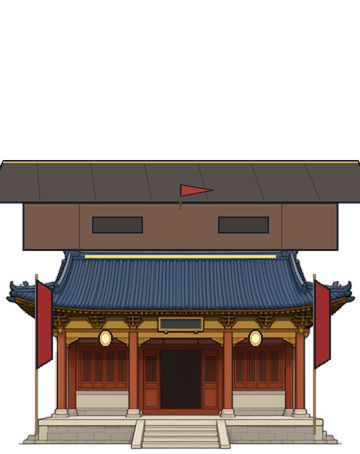
#> input picture assets/buildings/b01_shrine_lv3.png, 360 x 454 px
$ python gen_level_models.py
#> lines starting #> are read from the running program, lines starting #| are printed output that depends on the picture; after the words box and inside, x2 and y2 are one past the last pixel; in counts of white or black regions, pixels touching at a corner belong together
# -*- coding: utf-8 -*-
"""逐级建模：为「每一次升级都换一座独立的楼」补齐等级美术。

设计约定
- 输出 `assets/buildings/<name>.png`（1x 设计稿）+ `<name>@2x.png`（2 倍主稿，主稿才是原生分辨率）。
- 贴图一律底边对齐（游戏里按 `padBottom` 落在地平线上），所以「长高」= 画布向上扩，
  基座像素行不动，地面线自然保持不动。
- 建筑升级：以现有等级图作底，往上叠一层楼 / 加一圈雉堞，颜色从底图取样，保证同一栋楼。
- 地形升级（水田 / 盐田）：荒地另画，熟田 = 上一级 + 田埂 / 水光 / 盐堆 / 稻浪。
- 已存在的文件跳过，不会覆盖美术同学重画的稿子；`--force` 可强制重生成。

用法：python tools/gen_level_models.py [--force]
"""

import argparse
import os
import random

import numpy as np
from PIL import Image, ImageDraw

ROOT = os.path.dirname(os.path.dirname(os.path.abspath(__file__)))
BD = os.path.join(ROOT, 'assets', 'buildings')
BG = os.path.join(ROOT, 'assets', 'bg')
S = 2  # 原生工作分辨率倍数：先按 2x 画，再缩一半得到 1x 设计稿

OUTLINE = (26, 32, 44, 255)
GOLD = (214, 180, 92, 255)

random.seed(20240501)


# --------------------------------------------------------------------------- 工具

def path_of(name, folder=BD):
    return os.path.join(folder, name + '.png')


def load(*parts):
    return Image.open(os.path.join(ROOT, *parts)).convert('RGBA')


def tint(color, k=1.0, add=0):
    return tuple(max(0, min(255, int(c * k + add))) for c in color[:3]) + (255,)


def avg_color(arr, box):
    """取样一块区域里不透明像素的平均色。"""
    x0, y0, x1, y1 = [int(v) for v in box]
    sub = arr[max(0, y0):max(1, y1), max(0, x0):max(1, x1)]
    if sub.size == 0:
        return (128, 128, 128)
    m = sub[..., 3] > 60
    if not m.any():
        return (128, 128, 128)
    return tuple(int(v) for v in sub[m][: :3].mean(0))


def alpha_bbox(im):
    a = np.array(im)
    ys, xs = np.where(a[..., 3] > 10)
    if len(xs) == 0:
        return (0, 0, im.size[0], im.size[1])
    return (int(xs.min()), int(ys.min()), int(xs.max()) + 1, int(ys.max()) + 1)


def poly(d, pts, fill, outline=OUTLINE, width=4):
    pts = [(int(round(x)), int(round(y))) for x, y in pts]
    d.polygon(pts, fill=fill)
    d.line(pts + [pts[0]], fill=outline, width=width, joint='curve')


def save_pair(im, name, folder=BD):
    """写 2x 原生主稿 + 1x 设计稿（1x = 主稿等比缩一半，绝不放大）。"""
    if not os.path.isdir(folder):
        os.makedirs(folder)
    w, h = im.size
    im.save(path_of(name + '@2x', folder))
    one = im.resize((max(1, w // 2), max(1, h // 2)), Image.LANCZOS)
    one.save(path_of(name, folder))
    print('  生成 %-28s 1x=%-11s @2x=%s' % (name, one.size, im.size))


def exists(name, folder=BD):
    return os.path.exists(path_of(name, folder))


# --------------------------------------------------------------- 建筑：往上长一层

def stack_floor(d, cx0, cx1, y_base, fh, roof_c, wall_c, gold=True):
    """在 y_base（1x 像素，已乘 S）之上盖一层：墙身 + 飞檐。"""
    body_h = fh * 0.52
    eave = (cx1 - cx0) * 0.11
    x0, x1 = cx0 + (cx1 - cx0) * 0.05, cx1 - (cx1 - cx0) * 0.05
    wy0 = y_base - body_h
    d.rectangle([x0, wy0, x1, y_base], fill=tint(wall_c, 0.94), outline=OUTLINE, width=4)
    # 墙身木柱
    for fx in (0.18, 0.82):
        px = x0 + (x1 - x0) * fx
        d.line([(px, wy0 + 3), (px, y_base - 3)], fill=tint(wall_c, 0.7), width=3)
    # 飞檐
    ry1 = wy0
    ry0 = wy0 - fh * 0.44
    poly(
        d,
        [
            (x0 - eave, ry1),
            (x1 + eave, ry1),
            (x1 + eave * 0.5, ry0),
            (x0 - eave * 0.5, ry0),
        ],
        tint(roof_c, 1.02),
        width=4,
    )
    # 瓦垄
    n = 7
    for i in range(1, n):
        fx = i / float(n)
        tx = (x0 - eave) + (x1 + eave - (x0 - eave)) * fx
        d.line(
            [(tx, ry1 - 2), (tx - eave * 0.5 * (fx - 0.0) / 1.0, ry0 + 3)],
            fill=tint(roof_c, 0.78),
            width=2,
        )
    if gold:
        d.line(
            [(x0 - eave * 0.5, ry0 + 3), (x1 + eave * 0.5, ry0 + 3)], fill=GOLD, width=3
        )
    # 窗
    ww = (x1 - x0) * 0.16
    wyc = wy0 + body_h * 0.30
    for fx in (0.30, 0.70):
        px = x0 + (x1 - x0) * fx
        d.rectangle(
            [px - ww / 2, wyc, px + ww / 2, wyc + body_h * 0.34],
            fill=(64, 60, 56, 255),
            outline=OUTLINE,
            width=3,
        )
    return ry0


def extend_upwards(base_name, floors, out_name, floor_ratio=0.26):
    base = load('assets', 'buildings', base_name + '.png')
    W0, H0 = base.size
    bx0, by0, bx1, by1 = alpha_bbox(base)
    a0 = np.array(base)
    mid = by0 + (by1 - by0) // 2
    roof_c = avg_color(a0, (bx0, by0, bx1, mid))
    wall_c = avg_color(a0, (bx0, mid, bx1, by1))

    fh = floor_ratio * H0  # 每层高度（1x 单位）
    extra = int(round(floors * fh))
    new_h = H0 + extra

    W, H = W0 * S, new_h * S
    cv = Image.new('RGBA', (W, H), (0, 0, 0, 0))
    off = extra * S
    cv.paste(base.resize((W0 * S, H0 * S), Image.LANCZOS), (0, off))
    d = ImageDraw.Draw(cv)

    # 从底图顶端往上叠，每层压进下一层 0.18 层高，看着像从屋顶长出来
    for i in range(floors):
        yb = off + (by0 + 0.18 * fh - i * fh) * S
        stack_floor(
            d,
            bx0 * S,
            bx1 * S,
            yb,
            fh * S,
            roof_c,
            wall_c,
            gold=(i == floors - 1),
        )

    # 顶层加一面小旗，旗帜越高说明等级越高
    top_y = off + (by0 + 0.18 * fh - (floors - 1) * fh - fh * 0.44) * S
    flag_x = (bx0 + bx1) / 2.0 * S
    d.line([(flag_x, top_y), (flag_x, top_y - 0.07 * H0 * S)], fill=(96, 72, 50, 255), width=4)
    poly(
        d,
        [
            (flag_x, top_y - 0.07 * H0 * S),
            (flag_x + 0.09 * W0 * S, top_y - 0.055 * H0 * S),
            (flag_x, top_y - 0.038 * H0 * S),
        ],
        (178, 58, 48, 255),
        width=3,
    )
    save_pair(cv, out_name)


def extend_battlements(base_name, tiers, out_name):
    """城墙 / 瓮城升级：往上加一圈带雉堞的城墙，不动基座。"""
    base = load('assets', 'buildings', base_name + '.png')
    W0, H0 = base.size
    bx0, by0, bx1, by1 = alpha_bbox(base)
    a0 = np.array(base)
    mid = by0 + (by1 - by0) // 2
    wall_c = avg_color(a0, (bx0, by0 + (by1 - by0) // 4, bx1, by1))
    roof_c = avg_color(a0, (bx0, by0, bx1, mid))
    stone = tint(wall_c, 1.06, 8)

    tier_h = 0.17 * H0
    extra = int(round(tiers * tier_h))
    new_h = H0 + extra
    W, H = W0 * S, new_h * S
    cv = Image.new('RGBA', (W, H), (0, 0, 0, 0))
    off = extra * S
    cv.paste(base.resize((W0 * S, H0 * S), Image.LANCZOS), (0, off))
    d = ImageDraw.Draw(cv)

    cw = (bx1 - bx0) / float(tiers + 1)
    for i in range(tiers):
        # 每加一级，城墙往两边各长一点
        grow = 0.06 * (bx1 - bx0) * (i + 1)
        x0 = (bx0 - grow) * S
        x1 = (bx1 + grow) * S
        yb = off + (by0 + 0.10 * tier_h - i * tier_h) * S
        yt = yb - tier_h * S
        d.rectangle([x0, yt, x1, yb], fill=stone, outline=OUTLINE, width=4)
        # 砖缝
        for k in range(1, 6):
            yy = yt + (yb - yt) * k / 6.0
            d.line([(x0 + 4, yy), (x1 - 4, yy)], fill=tint(wall_c, 0.86), width=2)
        # 雉堞
        n = max(4, int((x1 - x0) / (14 * S)))
        step = (x1 - x0) / float(n)
        for k in range(n):
            if k % 2:
                continue
            d.rectangle(
                [x0 + k * step, yt - 0.035 * H0 * S, x0 + (k + 0.62) * step, yt],
                fill=tint(stone, 1.04),
                outline=OUTLINE,
                width=3,
            )
        # 顶部压边
        d.line([(x0, yt), (x1, yt)], fill=tint(roof_c, 0.9), width=4)

    # 中军楼：顶上一层带旗
    top = off + (by0 + 0.10 * tier_h - (tiers - 1) * tier_h - tier_h) * S
    mx = (bx0 + bx1) / 2.0 * S
    mw = cw * 0.42 * S
    d.rectangle([mx - mw / 2, top, mx + mw / 2, top + tier_h * 0.55 * S], fill=tint(stone, 1.02), outline=OUTLINE, width=4)
    poly(
        d,
        [
            (mx - mw * 0.72, top),
            (mx + mw * 0.72, top),
            (mx + mw * 0.34, top - 0.07 * H0 * S),
            (mx - mw * 0.34, top - 0.07 * H0 * S),
        ],
        tint(roof_c, 0.92),
        width=4,
    )
    d.line([(mx, top - 0.07 * H0 * S), (mx, top - 0.15 * H0 * S)], fill=(96, 72, 50, 255), width=4)
    poly(
        d,
        [(mx, top - 0.15 * H0 * S), (mx + mw * 0.6, top - 0.125 * H0 * S), (mx, top - 0.10 * H0 * S)],
        (178, 58, 48, 255),
        width=3,
    )
    save_pair(cv, out_name)


# ------------------------------------------------------------- 地形：荒地 / 熟田

# [205 lines left out: functions paint_scrub, paint_stones, paint_weeds, gen_paddy_plot, gen_paddy_tier, gen_salt_plot and 1 more, not called in this run]


# ------------------------------------------------------------------ 民居：每级一座

# ------------------------------------------------------- 民居：浙南白墙黛瓦（重画）
# 画布纵向必须占满：贴图底边贴地，高度就是视觉身高（见 Assets.ts 的 PERSON_TARGET）。

C_PLASTER_T = (240, 235, 223, 255)
C_PLASTER_B = (216, 208, 192, 255)
C_STAIN = (198, 190, 174, 255)
C_TIMBER = (126, 90, 56, 255)
C_TIMBER_D = (84, 58, 34, 255)
C_TILE = (62, 70, 84, 255)
C_TILE_D = (40, 46, 58, 255)
C_TILE_L = (108, 120, 138, 255)
C_STONE = (152, 148, 140, 255)
C_STONE_D = (114, 110, 104, 255)
C_STONE_L = (182, 178, 170, 255)
C_THATCH = (172, 144, 90, 255)
C_THATCH_D = (126, 100, 56, 255)
C_THATCH_L = (210, 186, 130, 255)
C_RED = (148, 54, 44, 255)
C_RED_D = (108, 34, 28, 255)
C_SHADOW = (26, 22, 18, 62)


# [155 lines left out: functions _h_grad, _h_plaster, _h_stone_base, _h_lr, _h_tile_roof, _h_thatch_roof and 3 more, not called in this run]


def _h_eave_shadow(d, x0, y0, x1, h):
    """檐下阴影：贴在墙上一条，给屋面一点厚度感。"""
    d.rectangle([x0, y0, x1, y0 + h], fill=C_SHADOW)


# [141 lines left out: functions gen_house_plot, gen_house_lv1, gen_house_lv2, gen_house_lv3, not called in this run]

# ------------------------------------------------------------------------ 主流程

def main():
    ap = argparse.ArgumentParser()
    ap.add_argument('--force', action='store_true', help='已存在的文件也重新生成')
    ap.add_argument('--only', default='', help='只生成名字含该子串的任务')
    args = ap.parse_args()

    tasks = []
    # 宗祠：lv3 / lv4 / lv5 各加一层，越往上越巍峨
    tasks.append(('b01_shrine_lv3', lambda: extend_upwards('b01_shrine_lv2', 1, 'b01_shrine_lv3')))
    tasks.append(('b01_shrine_lv4', lambda: extend_upwards('b01_shrine_lv3', 1, 'b01_shrine_lv4', 0.24)))
    tasks.append(('b01_shrine_lv5', lambda: extend_upwards('b01_shrine_lv4', 1, 'b01_shrine_lv5', 0.22)))
    # 内城水门 / 东门瓮城：加高加雉堞
    tasks.append(('b04_inner_water_gate_lv2', lambda: extend_battlements('b04_inner_water_gate', 1, 'b04_inner_water_gate_lv2')))
    tasks.append(('b04_inner_water_gate_lv3', lambda: extend_battlements('b04_inner_water_gate_lv2', 1, 'b04_inner_water_gate_lv3')))
    tasks.append(('b06_east_gate_lv2', lambda: extend_battlements('b06_east_gate_barbican', 1, 'b06_east_gate_lv2')))
    tasks.append(('b06_east_gate_lv3', lambda: extend_battlements('b06_east_gate_lv2', 1, 'b06_east_gate_lv3')))
    # 民居：空地 → 茅屋 → 瓦房 → 大宅
    tasks.append(('b12_house_plot', lambda: gen_house_plot('b12_house_plot')))
    tasks.append(('b12_house_lv1', lambda: gen_house_lv1('b12_house_lv1')))
    tasks.append(('b12_house_lv2', lambda: gen_house_lv2('b12_house_lv2')))
    tasks.append(('b12_house_lv3', lambda: gen_house_lv3('b12_house_lv3')))
    # 水田：荒地 → 熟田两级
    tasks.append(('b02_paddy_lv0', lambda: gen_paddy_plot('b02_paddy_lv0')))
    tasks.append(('b02_paddy_lv2', lambda: gen_paddy_tier('b02_paddy', 'b02_paddy_lv2', 2)))
    tasks.append(('b02_paddy_lv3', lambda: gen_paddy_tier('b02_paddy_lv2', 'b02_paddy_lv3', 3)))
    # 盐田：荒地 → 盐场两级
    tasks.append(('b10_saltflat_lv0', lambda: gen_salt_plot('b10_saltflat_lv0')))
    tasks.append(('b10_saltflat_lv2', lambda: gen_salt_tier('b10_outer_salt_flat', 'b10_saltflat_lv2', 2)))
    tasks.append(('b10_saltflat_lv3', lambda: gen_salt_tier('b10_saltflat_lv2', 'b10_saltflat_lv3', 3, folder=BD, out_folder=BD)))

    print('逐级建模：共 %d 张' % len(tasks))
    done = 0
    for name, fn in tasks:
        if args.only and args.only not in name:
            continue
        if exists(name) and not args.force:
            print('  已有 %-28s 跳过（--force 可覆盖）' % name)
            continue
        fn()
        done += 1
#> this loop made 4 passes
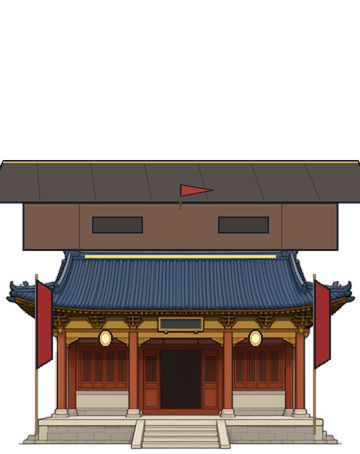
#> input picture assets/buildings/b01_shrine_lv3.png, 360 x 454 px
#> pass 2, in avg_color, `sub = arr[max(0, y0):max(1, y1), max(0, x0):max(1, x1)]`:
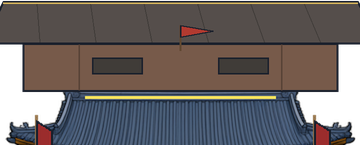
#> sub: shape (145, 360, 4); mean R, G, B, A 78.7, 72.6, 71.9, 222.9; transparent parts drawn white
#> pass 2, in avg_color, `m = sub[..., 3] > 60`:
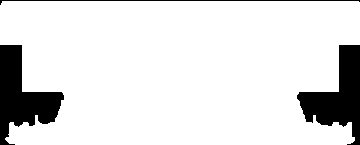
#> m: shape (145, 360) bool; 87.7% white; 3 black regions, box (x1, y1, x2, y2) and area: (0, 45, 64, 145) 3073, (297, 45, 360, 145) 2973, (0, 0, 360, 5) 367
#> pass 2, in avg_color (call 2), `sub = arr[max(0, y0):max(1, y1), max(0, x0):max(1, x1)]`:
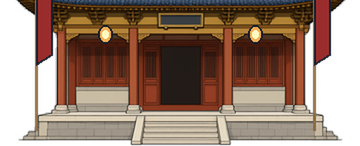
#> sub: shape (146, 360, 4); mean R, G, B, A 95.8, 71.3, 55.4, 193.5; transparent parts drawn white
#> pass 2, in avg_color (call 2), `m = sub[..., 3] > 60`:
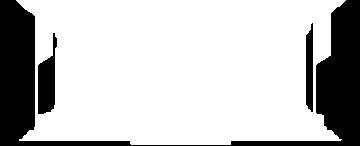
#> m: shape (146, 360) bool; 76.5% white; 3 black regions, box (x1, y1, x2, y2) and area: (0, 0, 360, 146) 10870, (38, 33, 57, 114) 954, (306, 23, 313, 112) 553
    print('完成：新生成 %d 张，跳过 %d 张。' % (done, len(tasks) - done))


if __name__ == '__main__':
#> (the run stopped early here; a loop or call above may not have finished)

$ run again, with assets/buildings/b01_shrine_lv5.png copied over assets/buildings/b01_shrine_lv3.png
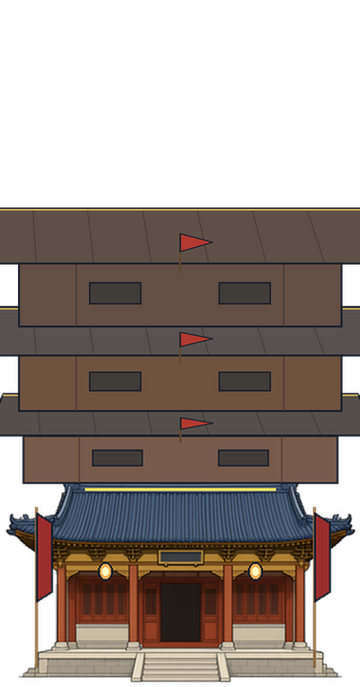
#> input picture assets/buildings/b01_shrine_lv5.png, 360 x 687 px
#> the loop in main, `for name, fn in tasks:` made 4 passes
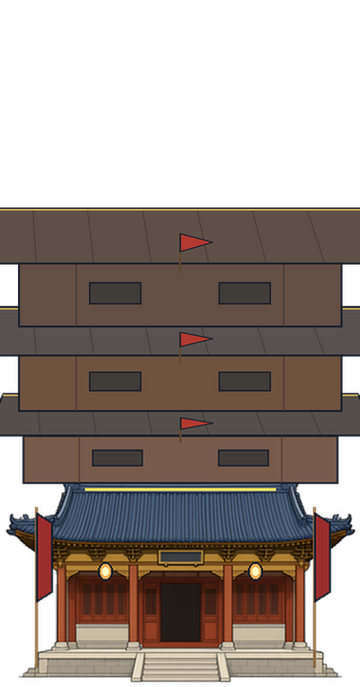
#> input picture assets/buildings/b01_shrine_lv3.png, 360 x 687 px
#> pass 2, in avg_color, `m = sub[..., 3] > 60`:
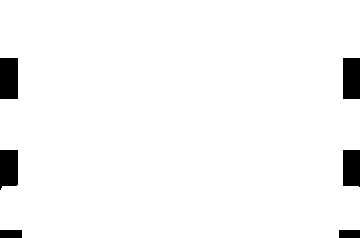
#> m: shape (238, 360) bool; 96.4% white; 6 black regions, box (x1, y1, x2, y2) and area: (0, 58, 18, 99) 738, (343, 58, 360, 99) 697, (0, 150, 18, 190) 653, (343, 150, 360, 187) 613, (0, 230, 22, 238) 176, (339, 230, 360, 238) 168
#> pass 2, in avg_color (call 2), `m = sub[..., 3] > 60`:
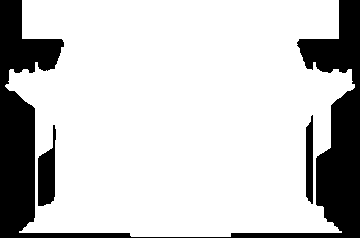
#> m: shape (238, 360) bool; 78.9% white; 3 black regions, box (x1, y1, x2, y2) and area: (0, 0, 360, 238) 16545, (38, 125, 56, 206) 939, (306, 115, 313, 204) 553
